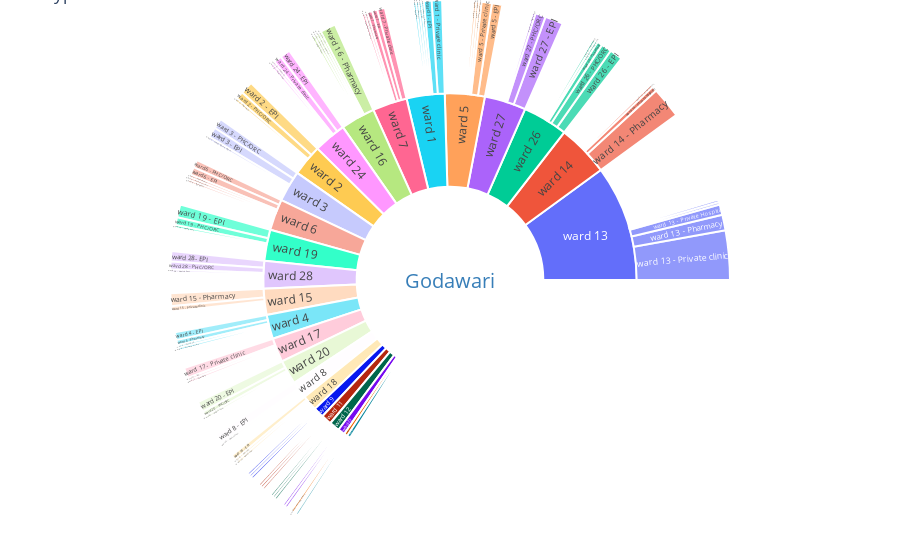

The notebook cell this image was saved under:
### Code cell
trace = go.Sunburst(
    labels=labels,
    parents=parents,
    values=values,
    outsidetextfont = {"size": 20, "color": "#377eb8"},
    marker = {"line": {"width": 2}},
)

layout = go.Layout(
    title = "Types of health service in different Wards of Godawari",
    margin = go.layout.Margin(t=0, l=0, r=0, b=0)
)

py.iplot(go.Figure([trace], layout), filename='basic_sunburst_chart')

### Figure 1 — Plotly figure (JSON) as saved in the notebook; plotly's stock layout.template omitted (floating-point values rounded to 4 significant figures)
{"data": [{"labels": ["Godawari", "ward 1", "ward 2", "ward 3", "ward 4", "ward 5", "ward 6", "ward 7", "ward 8", "ward 9", "ward 11", "ward 12", "ward 13", "ward 14", "ward 15", "ward 16", "ward 17", "ward 18", "ward 19", "ward 20", "ward 22", "ward 23", "ward 24", "ward 25", "ward 26", "ward 27", "ward 28", "ward 1 - Private clinic", "ward 1 - EPI", "ward 1 - Urban Health Centre", "ward 1 - PHC/ORC", "ward 1 - Pharmacy", "ward 1 - Ayurbedic", "ward 2 - EPI", "ward 2 - PHC/ORC", "ward 2 - Pharmacy", "ward 3 - PHC/ORC", "ward 3 - EPI", "ward 3 - Urban Health Centre", "ward 4 - EPI", "ward 4 - Pharmacy", "ward 4 - PHC/ORC", "ward 4 - Private clinic", "ward 5 - EPI", "ward 5 - Private clinic", "ward 5 - Urban Health Centre", "ward 5 - PHC/ORC", "ward 5 - Ayurbedic", "ward 6 - PHC/ORC", "ward 6 - EPI", "ward 6 - Health Post", "ward 6 - Private clinic", "ward 6 - Ayurbedic", "ward 7 - Private clinic", "ward 7 - EPI", "ward 7 - Pharmacy", "ward 7 - PHC/ORC", "ward 7 - Urban Health Centre", "ward 8 - EPI", "ward 8 - Health Post", "ward 9 - PHC/ORC", "ward 9 - Private clinic", "ward 9 - EPI", "ward 11 - Urban Health Centre", "ward 11 - EPI", "ward 11 - Ayurbedic", "ward 12 - EPI", "ward 12 - Pharmacy", "ward 12 - Private Hospital", "ward 13 - Private clinic", "ward 13 - Pharmacy", "ward 13 - Private Hospital", "ward 13 - Urban Health Centre", "ward 13 - Government Hospital", "ward 14 - Pharmacy", "ward 14 - Private Hospital", "ward 14 - Private clinic", "ward 15 - Pharmacy", "ward 15 - Private clinic", "ward 16 - Pharmacy", "ward 16 - EPI", "ward 16 - Private Hospital", "ward 16 - Private clinic", "ward 16 - Health Post", "ward 17 - Private clinic", "ward 17 - EPI", "ward 17 - Pharmacy", "ward 18 - EPI", "ward 18 - PHC/ORC", "ward 18 - Health Post", "ward 19 - EPI", "ward 19 - PHC/ORC", "ward 19 - Health Post", "ward 20 - EPI", "ward 20 - PHC/ORC", "ward 20 - Health Post", "ward 22 - Health Post", "ward 22 - EPI", "ward 23 - Private clinic", "ward 24 - EPI", "ward 24 - Private clinic", "ward 24 - PHC/ORC", "ward 24 - Health Post", "ward 25 - Health Post", "ward 26 - EPI", "ward 26 - PHC/ORC", "ward 26 - Pharmacy", "ward 26 - Private clinic", "ward 26 - Health Post", "ward 27 - EPI", "ward 27 - PHC/ORC", "ward 27 - Health Post", "ward 28 - EPI", "ward 28 - PHC/ORC", "ward 28 - Health Post"], "marker": {"line": {"width": 2}}, "outsidetextfont": {"color": "#377eb8", "size": 20}, "parents": ["", "Godawari", "Godawari", "Godawari", "Godawari", "Godawari", "Godawari", "Godawari", "Godawari", "Godawari", "Godawari", "Godawari", "Godawari", "Godawari", "Godawari", "Godawari", "Godawari", "Godawari", "Godawari", "Godawari", "Godawari", "Godawari", "Godawari", "Godawari", "Godawari", "Godawari", "Godawari", "ward 1", "ward 1", "ward 1", "ward 1", "ward 1", "ward 1", "ward 2", "ward 2", "ward 2", "ward 3", "ward 3", "ward 3", "ward 4", "ward 4", "ward 4", "ward 4", "ward 5", "ward 5", "ward 5", "ward 5", "ward 5", "ward 6", "ward 6", "ward 6", "ward 6", "ward 6", "ward 7", "ward 7", "ward 7", "ward 7", "ward 7", "ward 8", "ward 8", "ward 9", "ward 9", "ward 9", "ward 11", "ward 11", "ward 11", "ward 12", "ward 12", "ward 12", "ward 13", "ward 13", "ward 13", "ward 13", "ward 13", "ward 14", "ward 14", "ward 14", "ward 15", "ward 15", "ward 16", "ward 16", "ward 16", "ward 16", "ward 16", "ward 17", "ward 17", "ward 17", "ward 18", "ward 18", "ward 18", "ward 19", "ward 19", "ward 19", "ward 20", "ward 20", "ward 20", "ward 22", "ward 22", "ward 23", "ward 24", "ward 24", "ward 24", "ward 24", "ward 25", "ward 26", "ward 26", "ward 26", "ward 26", "ward 26", "ward 27", "ward 27", "ward 27", "ward 28", "ward 28", "ward 28"], "type": "sunburst", "values": [227, 11, 9, 9, 7, 12, 9, 11, 5, 3, 3, 3, 36, 15, 8, 10, 8, 5, 9, 7, 2, 1, 10, 1, 13, 12, 8, 4, 3, 1, 1, 1, 1, 5, 3, 1, 4, 4, 1, 3, 2, 1, 1, 4, 4, 1, 1, 1, 3, 3, 1, 1, 1, 3, 2, 2, 1, 1, 4, 1, 1, 1, 1, 1, 1, 1, 1, 1, 1, 19, 6, 4, 1, 1, 12, 2, 1, 5, 2, 6, 1, 1, 1, 1, 4, 1, 1, 2, 1, 1, 5, 3, 1, 4, 2, 1, 1, 1, 1, 4, 3, 1, 1, 1, 5, 4, 2, 1, 1, 7, 4, 1, 4, 3, 1]}], "layout": {"margin": {"b": 0, "l": 0, "r": 0, "t": 0}, "title": {"text": "Types of health service in different Wards of Godawari"}}}
